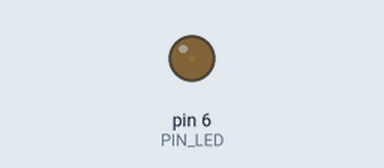
Recording of a sketch running on a simulated Arduino Uno, built with avr-gcc and run on an emulated ATmega328P. Parts: output pins drawn as LEDs (lit = HIGH).

Above: at 0.05 s.
At 2.0 s:
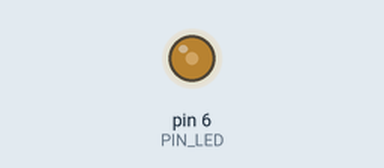
At 3.0 s:
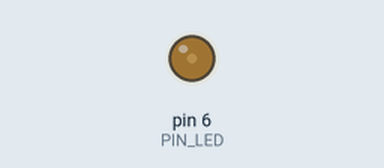
Timing chart, 0 to 5.2 s (numbered marks = the images above):
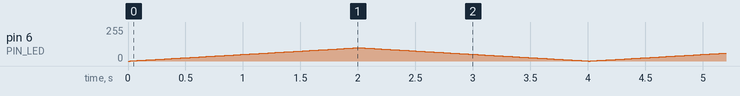

The sketch:

LEDAnalogo.ino
```cpp
/*
  Ejemplo 4
  LED análogo.
  @skatalites
*/

#define PIN_LED 6
void setup() {}

void loop() {
  for (int i = 0; i < 100; i++) {
    analogWrite(PIN_LED, i);
    delay(20);
  }

  for (int i = 100; i > 0; i--) {
    analogWrite(PIN_LED, i);
    delay(20);
  }
}
```
